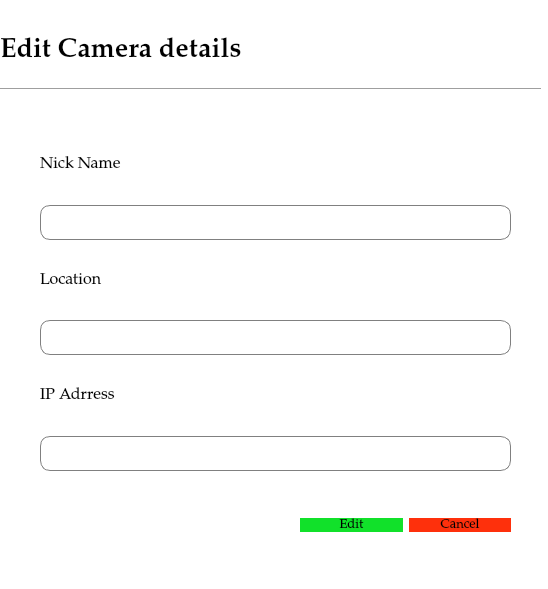
<?xml version="1.0" encoding="UTF-8"?>
<ui version="4.0">
 <class>updateDialog</class>
 <widget class="QDialog" name="updateDialog">
  <property name="geometry">
   <rect>
    <x>0</x>
    <y>0</y>
    <width>548</width>
    <height>589</height>
   </rect>
  </property>
  <property name="windowTitle">
   <string>Dialog</string>
  </property>
  <property name="styleSheet">
   <string notr="true">QDialog{
	background-color:white;
}

QLineEdit{
	border:1px solid gray;
	border-radius:10px;
	padding-left:15px;
	height:35px;
}</string>
  </property>
  <widget class="Line" name="line">
   <property name="geometry">
    <rect>
     <x>0</x>
     <y>79</y>
     <width>541</width>
     <height>21</height>
    </rect>
   </property>
   <property name="orientation">
    <enum>Qt::Horizontal</enum>
   </property>
  </widget>
  <widget class="QLabel" name="label">
   <property name="geometry">
    <rect>
     <x>0</x>
     <y>30</y>
     <width>301</width>
     <height>41</height>
    </rect>
   </property>
   <property name="font">
    <font>
     <family>Palatino Linotype</family>
     <pointsize>20</pointsize>
     <weight>75</weight>
     <bold>true</bold>
    </font>
   </property>
   <property name="text">
    <string>Edit Camera details</string>
   </property>
  </widget>
  <widget class="QWidget" name="layoutWidget">
   <property name="geometry">
    <rect>
     <x>40</x>
     <y>130</y>
     <width>471</width>
     <height>341</height>
    </rect>
   </property>
   <layout class="QVBoxLayout" name="verticalLayout_4">
    <item>
     <layout class="QVBoxLayout" name="verticalLayout">
      <item>
       <widget class="QLabel" name="label_2">
        <property name="font">
         <font>
          <family>Palatino Linotype</family>
          <pointsize>12</pointsize>
         </font>
        </property>
        <property name="text">
         <string>Nick Name</string>
        </property>
       </widget>
      </item>
      <item>
       <widget class="QLineEdit" name="edit_name_lineedit">
        <property name="minimumSize">
         <size>
          <width>0</width>
          <height>35</height>
         </size>
        </property>
        <property name="maximumSize">
         <size>
          <width>16777215</width>
          <height>35</height>
         </size>
        </property>
       </widget>
      </item>
     </layout>
    </item>
    <item>
     <layout class="QVBoxLayout" name="verticalLayout_2">
      <item>
       <widget class="QLabel" name="label_3">
        <property name="font">
         <font>
          <family>Palatino Linotype</family>
          <pointsize>12</pointsize>
         </font>
        </property>
        <property name="text">
         <string>Location</string>
        </property>
       </widget>
      </item>
      <item>
       <widget class="QLineEdit" name="edit_location_lineedit">
        <property name="minimumSize">
         <size>
          <width>0</width>
          <height>35</height>
         </size>
        </property>
        <property name="maximumSize">
         <size>
          <width>16777215</width>
          <height>35</height>
         </size>
        </property>
       </widget>
      </item>
     </layout>
    </item>
    <item>
     <layout class="QVBoxLayout" name="verticalLayout_3">
      <item>
       <widget class="QLabel" name="label_4">
        <property name="font">
         <font>
          <family>Palatino Linotype</family>
          <pointsize>12</pointsize>
         </font>
        </property>
        <property name="text">
         <string>IP Adrress</string>
        </property>
       </widget>
      </item>
      <item>
       <widget class="QLineEdit" name="edit_ip_lineedit">
        <property name="minimumSize">
         <size>
          <width>0</width>
          <height>35</height>
         </size>
        </property>
        <property name="maximumSize">
         <size>
          <width>16777215</width>
          <height>35</height>
         </size>
        </property>
       </widget>
      </item>
     </layout>
    </item>
   </layout>
  </widget>
  <widget class="QWidget" name="layoutWidget">
   <property name="geometry">
    <rect>
     <x>300</x>
     <y>490</y>
     <width>211</width>
     <height>71</height>
    </rect>
   </property>
   <layout class="QHBoxLayout" name="horizontalLayout">
    <item>
     <widget class="QPushButton" name="edit_button">
      <property name="font">
       <font>
        <family>Palatino Linotype</family>
        <pointsize>10</pointsize>
        <weight>50</weight>
        <bold>false</bold>
       </font>
      </property>
      <property name="styleSheet">
       <string notr="true">QPushButton{
	border-radius:10px;
	border:none;
	background-color: rgb(17, 225, 42);
}

QPushButton:checked{
	background-color: rgb(28, 153, 26);
}</string>
      </property>
      <property name="text">
       <string>Edit</string>
      </property>
      <property name="checkable">
       <bool>true</bool>
      </property>
     </widget>
    </item>
    <item>
     <widget class="QPushButton" name="edit_cancel_button">
      <property name="font">
       <font>
        <family>Palatino Linotype</family>
        <pointsize>10</pointsize>
        <weight>50</weight>
        <bold>false</bold>
       </font>
      </property>
      <property name="styleSheet">
       <string notr="true">QPushButton{
	border-radius:10px;	
	border:none;
	background-color: rgb(254, 48, 12);
}

QPushButton:checked{
	
	background-color: rgb(147, 10, 5);
}</string>
      </property>
      <property name="text">
       <string>Cancel</string>
      </property>
      <property name="checkable">
       <bool>true</bool>
      </property>
     </widget>
    </item>
   </layout>
  </widget>
 </widget>
 <resources/>
 <connections/>
</ui>
